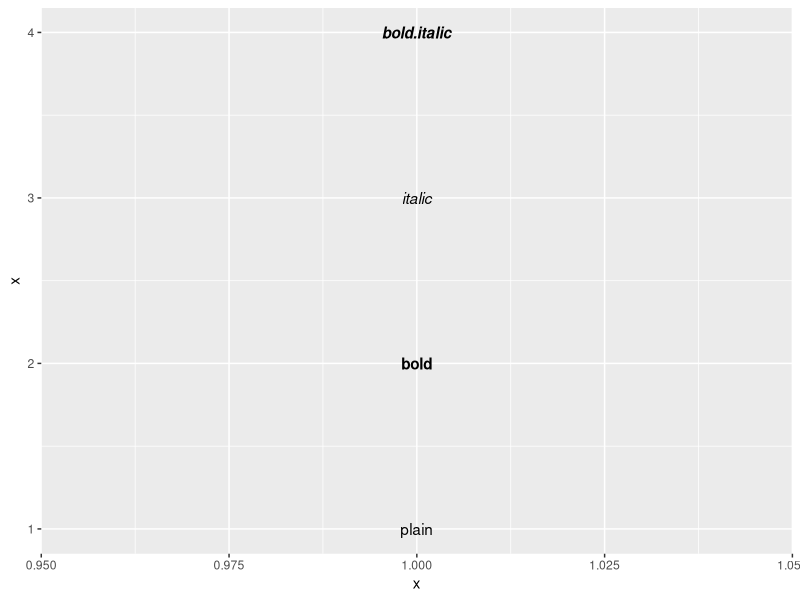

R code for this plot:
# r2py crawler metadata
# package: ggplot2
# source_type: vignette
# topic: ggplot2-specs_s11
# source_file: C:\Users\bened\AppData\Local\R\win-library\4.5\ggplot2\doc\ggplot2-specs.R
# lines: 8

suppressPackageStartupMessages(library(ggplot2))
#| fig.alt: "A plot showing four text labels arranged vertically. The top
#|  label is 'bold.italic' and is displayed in bold and italic. The next three
#|  labels are 'italic', 'bold' and 'plain' and are displayed in their
#|  respective styles."
df <- data.frame(x = 1:4, fontface = c("plain", "bold", "italic", "bold.italic"))
ggplot(df, aes(1, x)) +
  geom_text(aes(label = fontface, fontface = fontface))
